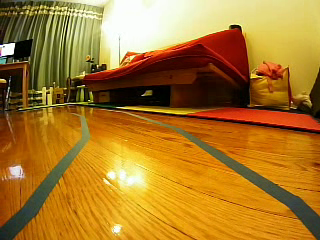
#> input picture Image_Proc_Demo/test_pic.png, 320 x 240 px
$ python -i utils.py   (imports and definitions only)
#> lines starting #> are read from the running program, lines starting #| are printed output that depends on the picture
#============================================================
#
#                         HTTP 418
#               CSE 4316/4317 - Senior Design
#            The University of Texas at Arlington
#    Dylan Bryce, Biraj GC, Preston Mann, Isabel Metevier
#
#------------------------------------------------------------
#
# File: doxygen-example.py
#
# Brief: This file serves as an example of documenting Python
#        source code with Doxygen
#
# Revision History:
# Date       | Engineer     | Description
# -----------|--------------|--------------------------------
# 09-10-2022 | Mann, P.     | Initial Release
# 09-14-2022 | Mann, P.     | Added functions
#============================================================


import cv2
import numpy as np
import sys
import skimage
import skimage.io as io
from skimage import data
from skimage.color import rgb2hsv,rgb2gray
from skimage import feature
from skimage.filters import threshold_otsu
from skimage import feature

#https://www.geeksforgeeks.org/real-time-object-color-detection-using-opencv/

#this code example is supposed to track the blue color in a image
#the goal is for it to be more robust line detector than extract lines example
#however so far its about the same as the other method

#///////////////////////////////////////////////////////////////////////

# [66 lines left out: functions detect_lines, detect_lines_old, extract_lines, not called in this run]


def extract_lines_v2(frame):

    rgb_img = frame/255
    hsv_img = rgb2hsv(rgb_img)
#> hsv_img: shape (240, 320, 3) float64; mean of channels 0, 1, 2 0.124, 0.773, 0.666
    gray_img = rgb2gray(rgb_img)
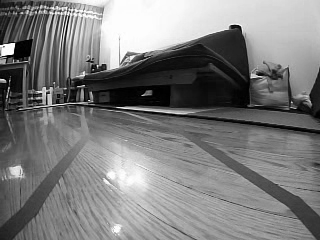
#> gray_img: shape (240, 320) float64; min 0, max 1, mean 0.492

    hsv_img[:, :, 0] -= 0.1
#> hsv_img: shape (240, 320, 3) float64; mean of channels 0, 1, 2 0.0236, 0.773, 0.666
    #hue_img = hsv_img[:, :, 0]
    #value_img = hsv_img[:, :, 2]
    #this is how you get the hue or value for HSV images
    # rgb2gray converts image to gray scale
    #more on color can be read here
    # https://dillhoffaj.utasites.cloud/posts/color/
#> (the run stopped early here; a loop or call above may not have finished)
